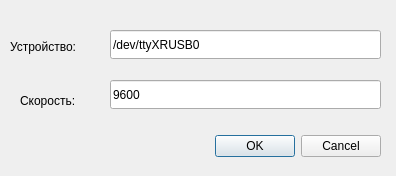
<?xml version="1.0" encoding="UTF-8"?>
<ui version="4.0">
 <class>Dialog</class>
 <widget class="QDialog" name="Dialog">
  <property name="geometry">
   <rect>
    <x>0</x>
    <y>0</y>
    <width>396</width>
    <height>176</height>
   </rect>
  </property>
  <property name="windowTitle">
   <string>Dialog</string>
  </property>
  <widget class="QDialogButtonBox" name="buttonBox">
   <property name="geometry">
    <rect>
     <x>40</x>
     <y>130</y>
     <width>341</width>
     <height>32</height>
    </rect>
   </property>
   <property name="orientation">
    <enum>Qt::Horizontal</enum>
   </property>
   <property name="standardButtons">
    <set>QDialogButtonBox::Cancel|QDialogButtonBox::Ok</set>
   </property>
  </widget>
  <widget class="QLineEdit" name="lineEdit">
   <property name="geometry">
    <rect>
     <x>110</x>
     <y>30</y>
     <width>271</width>
     <height>29</height>
    </rect>
   </property>
   <property name="text">
    <string>/dev/ttyXRUSB0</string>
   </property>
  </widget>
  <widget class="QLineEdit" name="lineEdit_2">
   <property name="geometry">
    <rect>
     <x>110</x>
     <y>80</y>
     <width>271</width>
     <height>29</height>
    </rect>
   </property>
   <property name="text">
    <string>9600</string>
   </property>
  </widget>
  <widget class="QLabel" name="label">
   <property name="geometry">
    <rect>
     <x>10</x>
     <y>36</y>
     <width>101</width>
     <height>21</height>
    </rect>
   </property>
   <property name="text">
    <string>Устройство:</string>
   </property>
  </widget>
  <widget class="QLabel" name="label_2">
   <property name="geometry">
    <rect>
     <x>20</x>
     <y>90</y>
     <width>91</width>
     <height>21</height>
    </rect>
   </property>
   <property name="text">
    <string>Скорость:</string>
   </property>
  </widget>
 </widget>
 <resources/>
 <connections>
  <connection>
   <sender>buttonBox</sender>
   <signal>accepted()</signal>
   <receiver>Dialog</receiver>
   <slot>accept()</slot>
   <hints>
    <hint type="sourcelabel">
     <x>248</x>
     <y>254</y>
    </hint>
    <hint type="destinationlabel">
     <x>157</x>
     <y>274</y>
    </hint>
   </hints>
  </connection>
  <connection>
   <sender>buttonBox</sender>
   <signal>rejected()</signal>
   <receiver>Dialog</receiver>
   <slot>reject()</slot>
   <hints>
    <hint type="sourcelabel">
     <x>316</x>
     <y>260</y>
    </hint>
    <hint type="destinationlabel">
     <x>286</x>
     <y>274</y>
    </hint>
   </hints>
  </connection>
 </connections>
</ui>
